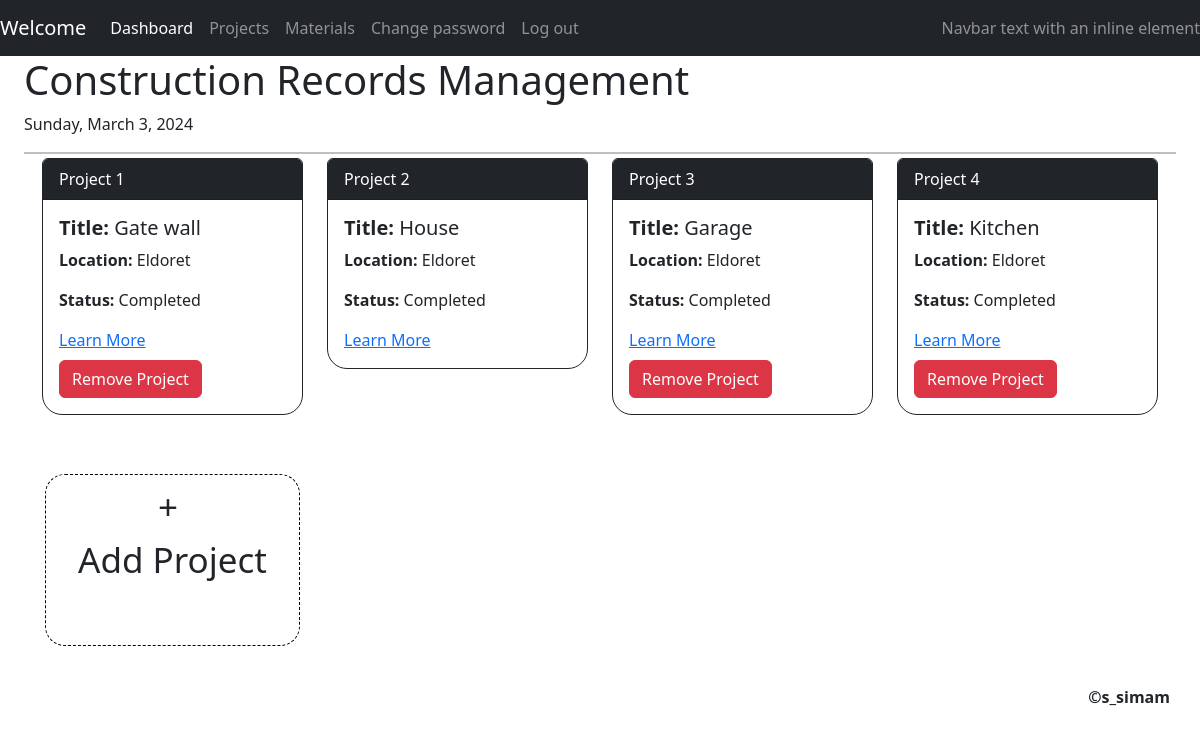
/manager/projects (signed in), run on the app's committed database.
### manager/models.py (models this page shows, shortened)
class Project(models.Model):
    title = models.CharField(max_length=100)
    location = models.CharField(max_length=64)
    start_date = models.DateField()
    end_date = models.DateField()
    status = models.CharField(max_length=20, choices=STATUS_CHOICES)
    materials = models.ManyToManyField(Material, through='MaterialAssignment', related_name="materials_used")
    def get_status(self):
        today = date.today()
        if today < self.start_date:
            return 'Upcoming'
        elif self.start_date <= today <= self.end_date:
            return 'Ongoing'
        elif today > self.end_date:
            return 'Completed'
        return 'Unknown'  # Handle any other cases as needed

### manager/views.py (the view)
# urls.py: path("projects", views.all_projects, name="projects"),
@login_required(login_url='/admin/login/?next=/manager/')
def all_projects(request):
    projects = Project.objects.all()
    return render(request, "manager/projects.html", {
        "projects": projects
    })

### manager/templates/manager/projects.html (shortened to what this page needs)
{%extends 'manager/layout.html'%}
{%block body%}
    <section class="project-list">
        <div class="container mt-4">
            <div class="row">
                {% for project in projects %}
                    <div class="col-md-3 col-sm-6 mb-4">
                        <div class="card border-dark rounded-top" style="border-radius: 20px; position: relative; top: -20px;">
                            <div class="card-header bg-dark text-white ">Project {{ forloop.counter }}</div>
                            <div class="card-body">
                                <h5 class="card-title"><strong>Title:</strong> {{ project.title }}</h5>
                                <p class="card-text"><strong>Location:</strong> {{ project.location }}</p>
                                <p class="card-text"><strong>Status:</strong> {{ project.get_status }}</p>
                                <a href="{% url 'project_detail' project.id %}">Learn More</a>
                                {% if project.status != 'Ongoing' %}
                                    <form method="post" action="{% url 'remove_project' project.id %}">
                                        <button type="submit" class="btn btn-danger mt-2">
                                            Remove Project
                                        </button>
                                    </form>
                                {% endif %}
                            </div>
                        </div>
                    </div>
                {% empty %}
                    <p>No Projects Available.</p>
                {% endfor %}
                <div class="col-md-3 col-sm-6 mb-4" style="padding: 15px;">
                    <a href="{% url 'add_project' %}" class="btn btn-white btn-block text-center add-button" style="border-radius: 20px; font-size: 35px; border: thin dashed black;">+&nbsp;<br> Add Project<br>&nbsp;</a>
                </div>
            </div>
        </div>
    </section>
{%endblock%}

### manager/templates/manager/layout.html (shortened to what this page needs)
<!DOCTYPE html>
<html>
    <head>
        <link rel="stylesheet" href="https://maxcdn.bootstrapcdn.com/bootstrap/4.5.2/css/bootstrap.min.css">
        <link href="https://cdn.jsdelivr.net/npm/bootstrap@5.3.2/dist/css/bootstrap.min.css" rel="stylesheet">
    </head>
    <body>
        <div class="container-fluid">
            <div class="row">
                <nav class="navbar navbar-expand-lg navbar-dark bg-dark">
                    <a class="navbar-brand" href="{%url 'index'%}">Welcome</a>
                    <div class="collapse navbar-collapse" id="navbarText">
                      <ul class="navbar-nav mr-auto">
                        <li class="nav-item active">
                          <a class="nav-link" href="{%url 'index'%}">Dashboard <span class="sr-only">(current)</span></a>
                        </li>
                        <li class="nav-item">
                          <a class="nav-link" href="{%url 'projects'%}">Projects</a>
                        </li>
                        <li class="nav-item">
                          <a class="nav-link" href="{%url 'materials_available'%}">Materials</a>
                        </li>
                        <li class="nav-item">
                          <a class="nav-link" href="/admin/password_change/">Change password</a>
                        </li>
                        <li class="nav-item">
                          <a class="nav-link" href="/admin/logout/">Log out</a>
                        </li>
                      </ul>
                      <span class="navbar-text">
                        Navbar text with an inline element
                      </span>
                    </div>
                  </nav>
                <main class="col-12 col-md-9 ms-sm-auto col-lg-12 px-md-4">
                    <div class="card-header">
                        <h1>Construction Records Management</h1>
                        <p id="date-and-day"></p>
                        <hr style="border: 1px solid black;">
                    </div>
                    {%block body%}
                    {%endblock%}
                </main>
            </div>
        </div>
        <footer class="float-right" style="padding-right: 30px;"><strong>&copy;s_simam</strong></footer>
    </body>
</html>

### manager/templates/manager/layout.html (style rules this page uses)
.nav-link { color: white; }

### manager/templates/manager/projects.html (style rules this page uses)
.add-button { transition: background-color 0.3s, font-weight 0.3s; }

### data on the page
Project: title "Gate wall", location "Eldoret", get_status "Completed", status "Remove Project"
Project: title "House", location "Eldoret", get_status "Completed"
Project: title "Garage", location "Eldoret", get_status "Completed", status "Remove Project"
Project: title "Kitchen", location "Eldoret", get_status "Completed", status "Remove Project"
